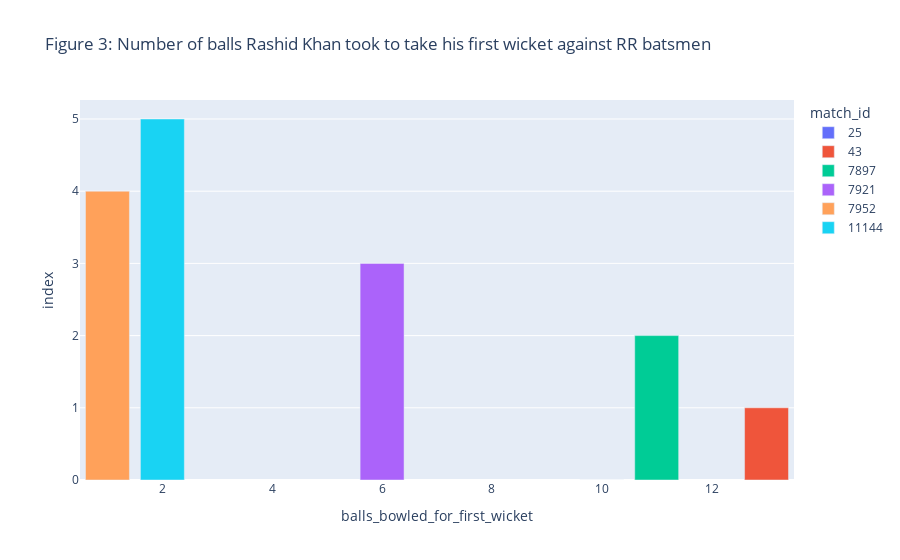

The cell this chart's notebook holds for it:
### Markdown cell above
## 2.2 Against RR Batsmen

### Code cell
rk_ = deliveries[(deliveries.bowler == 'Rashid Khan') & (deliveries.batsman.isin(RR_batsmen))] 
rk_.player_dismissed.fillna(0, inplace = True)
rk_1 = rk_[["match_id","bowler","batsman_runs", "player_dismissed", "dismissal_kind"]]
rk_1.dismissal_kind.fillna(0, inplace = True)
rashid_data_ = rk_1[rk_1.dismissal_kind != "run out"]
temp_nw_ = rk_1[rk_1.dismissal_kind != "run out"]

rashid_matches_ = len(rashid_data_.match_id.unique()) # total matches where Rashid Khan has bowled (result = 46 matches)


temp_nw_['player_dismissed'].loc[temp_nw_['player_dismissed'] != 0] = 1 # replace the dismissed player name by 1
no_wickets_ = temp_nw_.groupby(["match_id"])["player_dismissed"].sum().reset_index(name = "no_of_wickets")

# No of matches with zero wickets
zero_wickets_ = no_wickets_[no_wickets_.no_of_wickets == 0]
rashid_zero_wickets_ = zero_wickets_.shape[0] # total matches where Rashid Khan has taken zero wickets (result = 10 matches)

# No of matches with more than 1 wicket
wickets_G1_ = no_wickets_[no_wickets_.no_of_wickets > 1]
rashid_wickets_G1_ = wickets_G1_.shape[0] # total matches where Rashid Khan has taken more than 1 wicket( result = 13 matches)
rashid_wickets_G1_1 = wickets_G1_.match_id.unique()

# No of matches with exactly 1 wicket
wickets_1_ = no_wickets_[no_wickets_.no_of_wickets == 1]
rashid_wickets_1_ = wickets_1_.shape[0] # total matches where Rashid Khan has taken exactly 1 wicket( result = 23 matches)
rashid_wickets_1_1 = wickets_1_.match_id.unique()


# matches with greater than 1 wicket
wickets_G1_data_ = rashid_data_[rashid_data_.match_id.isin(rashid_wickets_G1_1)]
wickets_G1_data_['player_dismissed'].loc[wickets_G1_data_['player_dismissed'] != 0] = 1 # replace the dismissed player name by 1

m_id_ = []
balls_ = [] # balls required to take 1st wicket by Rashid Khan
for i in wickets_G1_data_.match_id.unique():
    x_ = wickets_G1_data_[wickets_G1_data_.match_id == i].reset_index()
    n_ = x_[x_.player_dismissed!=0].first_valid_index()
    t1_ = x_[x_.index <= n_].groupby(['match_id'])['batsman_runs'].count().reset_index()
    m_id_.append(t1_.match_id.unique()[0])
    balls_.append(t1_.batsman_runs.values[0])
    

rk1_ = pd.DataFrame(list(zip(m_id_, balls_)), 
               columns =['match_id', 'balls_bowled_for_first_wicket'])


# matches with exactly one wicket
wickets_1_data_ = rashid_data_[rashid_data_.match_id.isin(rashid_wickets_1_1)]
wickets_1_data_['player_dismissed'].loc[wickets_1_data_['player_dismissed'] != 0] = 1 # replace the dismissed player name by 1

m_id1_ = []
balls1_ = [] # balls required to take 1st wicket by Rashid Khan
for i in wickets_1_data_.match_id.unique():
    x1_ = wickets_1_data_[wickets_1_data_.match_id == i].reset_index()
    n1_ = x1_[x1_.player_dismissed!=0].first_valid_index()
    t2_ = x1_[x1_.index <= n1_].groupby(['match_id'])['batsman_runs'].count().reset_index()
    m_id1_.append(t2_.match_id.unique()[0])
    balls1_.append(t2_.batsman_runs.values[0])
    
rk2_ = pd.DataFrame(list(zip(m_id1_, balls1_)), 
               columns =['match_id', 'balls_bowled_for_first_wicket'])
f_ = [rk1_, rk2_]
rashid_wickets_final_data_ = pd.concat(f_)
rashid_wickets_final_data_1 = rashid_wickets_final_data_.reset_index()
bar_ = rashid_wickets_final_data_1[['match_id','balls_bowled_for_first_wicket']]

fig1 = px.bar(bar_, y=bar_.index, x='balls_bowled_for_first_wicket',
             hover_data=['match_id','balls_bowled_for_first_wicket' ],color = 'match_id',
              title=' Figure 3: Number of balls Rashid Khan took to take his first wicket against RR batsmen')
fig1.show()

print("################################################################################################################")
print("Maximum balls Rashid Khan took to take first wicket: ", rashid_wickets_final_data_1.balls_bowled_for_first_wicket.max())
print("################################################################################################################")
print("Minimum balls Rashid Khan took to take first wicket: ", rashid_wickets_final_data_1.balls_bowled_for_first_wicket.min())
print("################################################################################################################")
print("Average number of  balls Rashid Khan took to take first wicket: ", rashid_wickets_final_data_1.balls_bowled_for_first_wicket.median())
print("################################################################################################################")
print("Possibility of Rashid khan not taking any wicket in a match: ", (rashid_zero_wickets_/rashid_matches_)*100)
print("################################################################################################################")
print("Possibility of Rashid khan taking equal to or more than 1 wicket in a match: ", ((rashid_wickets_G1_ + rashid_wickets_1_)/rashid_matches_)*100)
print("################################################################################################################")
#list1_ = [(rashid_zero_wickets_/rashid_matches_)*100, (rashid_wickets_G1_/rashid_matches_)*100, (rashid_wickets_1_/rashid_matches_)*100]
#list2_ = ["No wickets", "More than 1 Wicket", "Exactly 1 Wicket"]
rashid_wickets_final_data_1

### Figure 1 — Plotly figure (JSON) as saved in the notebook; plotly's stock layout.template omitted (floating-point values rounded to 4 significant figures)
{"data": [{"alignmentgroup": "True", "customdata": [[25, 10]], "hovertemplate": "match_id=%{customdata[0]}<br>balls_bowled_for_first_wicket=%{customdata[1]}<br>index=%{y}<extra></extra>", "legendgroup": "25", "marker": {"color": "#636efa"}, "name": "25", "offsetgroup": "25", "orientation": "v", "showlegend": true, "textposition": "auto", "type": "bar", "x": [10], "xaxis": "x", "y": [0], "yaxis": "y"}, {"alignmentgroup": "True", "customdata": [[43, 13]], "hovertemplate": "match_id=%{customdata[0]}<br>balls_bowled_for_first_wicket=%{customdata[1]}<br>index=%{y}<extra></extra>", "legendgroup": "43", "marker": {"color": "#EF553B"}, "name": "43", "offsetgroup": "43", "orientation": "v", "showlegend": true, "textposition": "auto", "type": "bar", "x": [13], "xaxis": "x", "y": [1], "yaxis": "y"}, {"alignmentgroup": "True", "customdata": [[7897, 11]], "hovertemplate": "match_id=%{customdata[0]}<br>balls_bowled_for_first_wicket=%{customdata[1]}<br>index=%{y}<extra></extra>", "legendgroup": "7897", "marker": {"color": "#00cc96"}, "name": "7897", "offsetgroup": "7897", "orientation": "v", "showlegend": true, "textposition": "auto", "type": "bar", "x": [11], "xaxis": "x", "y": [2], "yaxis": "y"}, {"alignmentgroup": "True", "customdata": [[7921, 6]], "hovertemplate": "match_id=%{customdata[0]}<br>balls_bowled_for_first_wicket=%{customdata[1]}<br>index=%{y}<extra></extra>", "legendgroup": "7921", "marker": {"color": "#ab63fa"}, "name": "7921", "offsetgroup": "7921", "orientation": "v", "showlegend": true, "textposition": "auto", "type": "bar", "x": [6], "xaxis": "x", "y": [3], "yaxis": "y"}, {"alignmentgroup": "True", "customdata": [[7952, 1]], "hovertemplate": "match_id=%{customdata[0]}<br>balls_bowled_for_first_wicket=%{customdata[1]}<br>index=%{y}<extra></extra>", "legendgroup": "7952", "marker": {"color": "#FFA15A"}, "name": "7952", "offsetgroup": "7952", "orientation": "v", "showlegend": true, "textposition": "auto", "type": "bar", "x": [1], "xaxis": "x", "y": [4], "yaxis": "y"}, {"alignmentgroup": "True", "customdata": [[11144, 2]], "hovertemplate": "match_id=%{customdata[0]}<br>balls_bowled_for_first_wicket=%{customdata[1]}<br>index=%{y}<extra></extra>", "legendgroup": "11144", "marker": {"color": "#19d3f3"}, "name": "11144", "offsetgroup": "11144", "orientation": "v", "showlegend": true, "textposition": "auto", "type": "bar", "x": [2], "xaxis": "x", "y": [5], "yaxis": "y"}], "layout": {"barmode": "relative", "legend": {"title": {"text": "match_id"}, "tracegroupgap": 0}, "title": {"text": " Figure 3: Number of balls Rashid Khan took to take his first wicket against RR batsmen"}, "xaxis": {"anchor": "y", "domain": [0, 1], "title": {"text": "balls_bowled_for_first_wicket"}}, "yaxis": {"anchor": "x", "domain": [0, 1], "title": {"text": "index"}}}}
